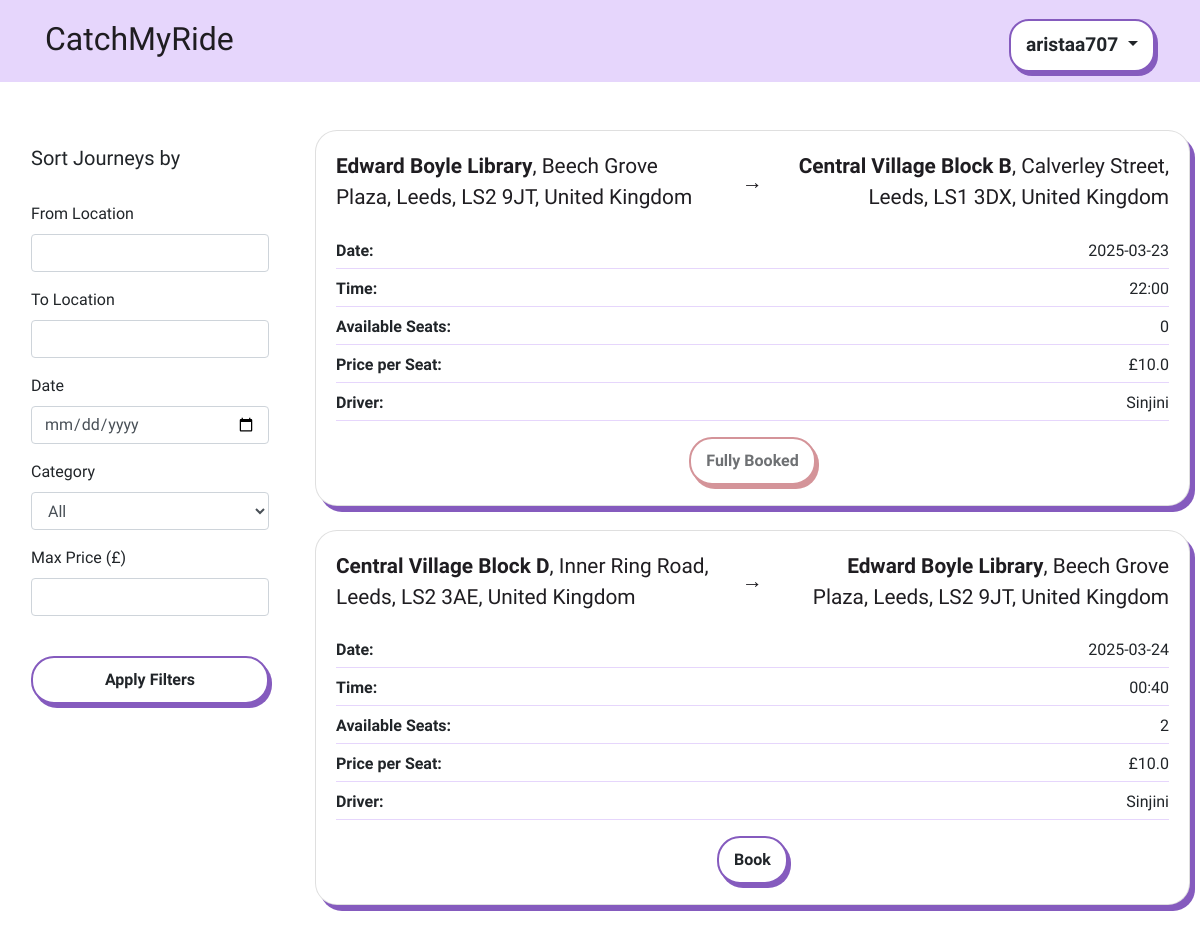
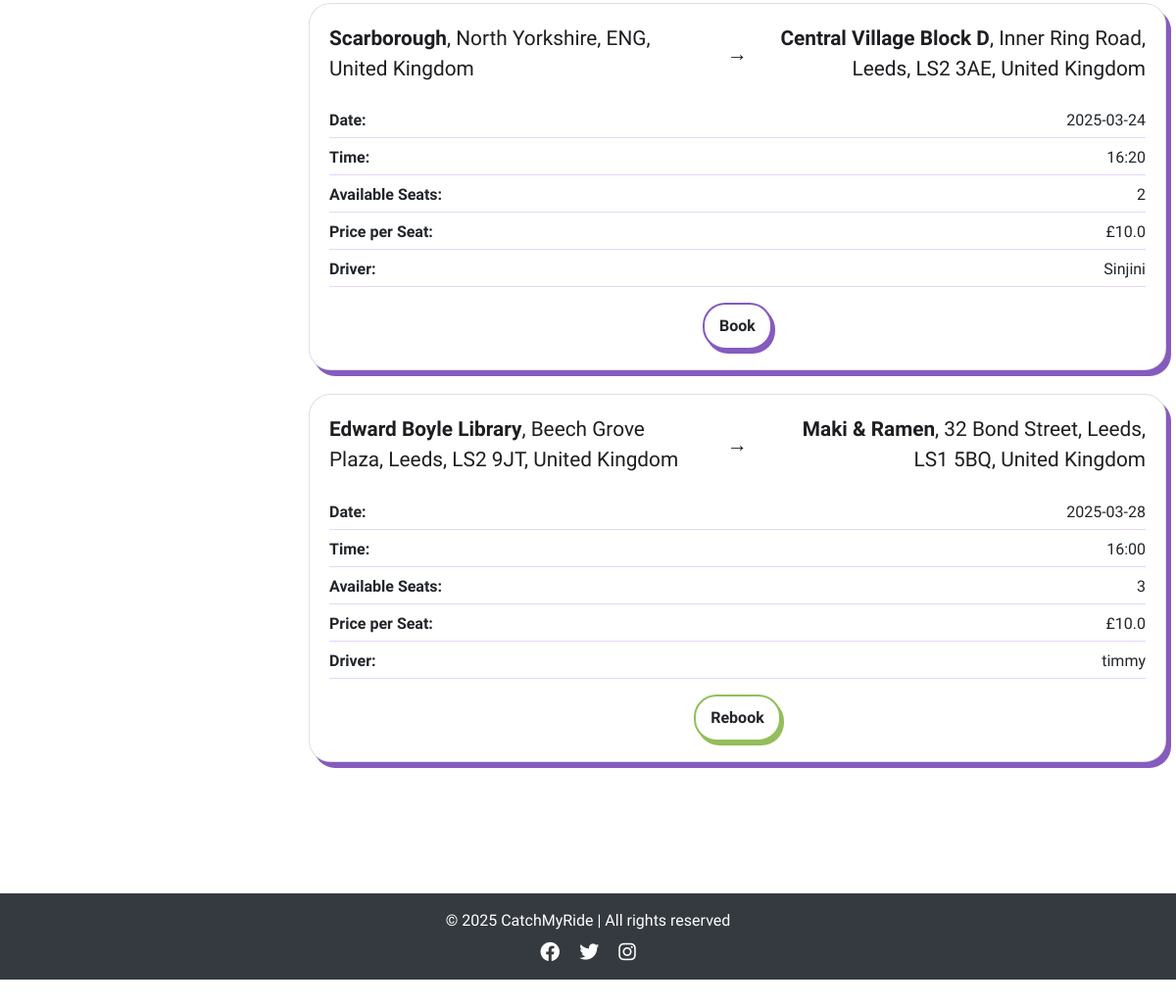
/view_journeys (signed in), run on the app's committed database (2 pictures, top to bottom).
### app/models.py (models this page shows, shortened)
class User(db.Model, UserMixin):
    id = db.Column(db.Integer, primary_key=True)
    username = db.Column(db.String(100), unique=True, nullable=False)
    email = db.Column(db.String(150), unique=True, nullable=False)
    password_hash = db.Column(db.String(200), nullable=False)
    is_active = db.Column(db.Boolean, default=True) # to check if the user activation (user authentication)
    published_rides = db.relationship('publish_ride', backref='driver', lazy=True)
    booked_rides = db.relationship('publish_ride', secondary=passenger_rides, backref='passengers')

class publish_ride(db.Model):
    id = db.Column(db.Integer, primary_key=True)
    driver_id = db.Column(db.Integer, db.ForeignKey('user.id'), nullable=False)
    driver_name = db.Column(db.String(100), nullable=False)  # Added Driver Name
    from_location = db.Column(db.String(200), nullable=False)
    to_location = db.Column(db.String(200), nullable=False)
    date_time = db.Column(db.DateTime, nullable=True)  # Now optional
    available_seats_per_date = db.Column(db.JSON, nullable=True)
    price_per_seat = db.Column(db.Float, nullable=False)
    category = db.Column(db.String(50), nullable=False)
    recurrence_dates = db.Column(db.String(255), nullable=True)
    commute_times = db.Column(db.String(255), nullable=True)  # Stores commute time slots
    is_available = db.Column(db.Boolean, default=True)

### app/views.py (the view)
@app.route('/view_journeys')
def view_journeys():
    db.session.commit()
    db.session.expire_all()
    journeys = publish_ride.query.all()
    booked_journey_ids = set()
    if current_user.is_authenticated:
        booked_journey_ids = {booking.ride_id for booking in book_ride.query.filter_by(user_id=current_user.id).all()}
    for journey in journeys:
        try:
            journey.seat_tracking = json.loads(journey.available_seats_per_date) if journey.available_seats_per_date else {}
        except (json.JSONDecodeError, TypeError):
            journey.seat_tracking = {}  # Prevent errors if data is invalid
        journey.user_has_booked = journey.id in booked_journey_ids
    return render_template('view_journeys.html', journeys=journeys, user=current_user)

### app/views.py (called while the page is built)
@app.before_request
def check_redirect_after_login():
    if 'redirect_after_login' in session and current_user.is_authenticated:
        redirect_path = session.pop('redirect_after_login')
        return redirect(redirect_path)

@login_manager.user_loader
def load_user(user_id):
    return User.query.get(int(user_id))

@app.context_processor
def inject_user():
    return dict(user=current_user)

### app/templates/view_journeys.html (shortened to what this page needs)
{% extends "base.html" %}
{% block content %}
<div class="container-fluid my-5">
    <div class="row">
        <div class="col-md-3">
            <div class="filter-sidebar p-3">
                <h5>Sort Journeys by</h5>
                <br>
                <form id="journeyFilters">
                    <div class="mb-3">
                        <label for="filterFrom" class="form-label">From Location</label>
                        <input type="text" class="form-control" id="filterFrom">
                    </div>
                    <div class="mb-3">
                        <label for="filterTo" class="form-label">To Location</label>
                        <input type="text" class="form-control" id="filterTo">
                    </div>
                    <div class="mb-3">
                        <label for="filterDate" class="form-label">Date</label>
                        <input type="date" class="form-control" id="filterDate">
                    </div>
                    <div class="mb-3">
                        <label for="filterCategory" class="form-label">Category</label>
                        <select class="form-control" id="filterCategory">
                            <option value="">All</option>
                        </select>
                    </div>
                    <div class="mb-3">
                        <label for="filterPrice" class="form-label">Max Price (£)</label>
                        <input type="number" class="form-control" id="filterPrice">
                    </div>
                    <br>
                    <button type="button" id="applyFilters" class="btn btn-base btn-one w-100">Apply Filters</button>
                </form>
            </div>
        </div>
        <div class="col-md-9 card-list-container">
            {% if journeys %}
                <div class="row">
                    {% for journey in journeys %}
                        <div class="col-12 mb-4">
                            <div class="card">
                                <div class="card-body">
                                    <div class="journey-title-container">
                                        <div class="from">
                                            <strong>{{ journey.from_location.split(',')[0] }}</strong>{{ journey.from_location.replace(journey.from_location.split(',')[0], '') }}
                                        </div>
                                        <div class="arrow">→</div>
                                        <div class="to">
                                            <strong>{{ journey.to_location.split(',')[0] }}</strong>{{ journey.to_location.replace(journey.to_location.split(',')[0], '') }}
                                        </div>
                                    </div>
                                    <div class="journey-details">
                                        {% if journey.category == "one-time" %}
                                            <div class="detail-item">
                                                <span class="detail-heading">Date:</span>
                                                <span>{{ journey.date_time.strftime('%Y-%m-%d') }}</span>
                                            </div>
                                            <div class="detail-item">
                                                <span class="detail-heading">Time:</span>
                                                <span>{{ journey.date_time.strftime('%H:%M') }}</span>
                                            </div>
                                        {% endif %}
                                        <div class="detail-item">
                                            <span class="detail-heading">Available Seats:</span>
                                            <span>{{ journey.seat_tracking.values() | max if journey.seat_tracking else 0 }}</span>
                                        </div>
                                        <div class="detail-item">
                                            <span class="detail-heading">Price per Seat:</span>
                                            <span>£{{ journey.price_per_seat }}</span>
                                        </div>
                                        <div class="detail-item">
                                            <span class="detail-heading">Driver:</span>
                                            <span>{{ journey.driver_name }}</span>
                                        </div>
                                    </div>
                                    <div class="text-center mt-3">
                                        {% if user and journey.user_has_booked %}
                                            {% if journey.category == "one-time" %}
                                                <form action="{{ url_for('book_onetime', ride_id=journey.id) }}" method="get">
                                            {% elif journey.category == "commuting" %}
                                                <form action="{{ url_for('book_commuting', ride_id=journey.id) }}" method="get">
                                            {% endif %}
                                            <button type="submit" class="btn btn-base btn-green">Rebook</button>
                                        </form>
                                        {% else %}
                                            {% if journey.seat_tracking and journey.seat_tracking.values() | max > 0 %}
                                                {% if user.is_authenticated %}
                                                    {% if journey.category == "one-time" %}
                                                        <form action="{{ url_for('book_onetime', ride_id=journey.id) }}" method="get">
                                                    {% elif journey.category == "commuting" %}
                                                        <form action="{{ url_for('book_commuting', ride_id=journey.id) }}" method="get">
                                                    {% endif %}
                                                    <button type="submit" class="btn btn-base btn-one">Book</button>
                                                </form>
                                                {% else %}
                                                    <a href="{{ url_for('login') }}" class="btn btn-base btn-blue" data-bs-target="#loginModal" data-bs-toggle="modal" data-bs-dismiss="modal">Log in to Book</a>
                                                {% endif %}
                                            {% else %}
                                                <button class="btn btn-base btn-red" disabled>Fully Booked</button>
                                            {% endif %}
                                        {% endif %}
                                    </div>
                                </div>
                            </div>
                        </div>
                    {% endfor %}
                </div>
            {% else %}
                <p class="text-center mt-4">No journeys available at the moment.</p>
            {% endif %}
        </div>
    </div>
</div>
{% endblock %}

### app/templates/base.html (shortened to what this page needs)
<!DOCTYPE html>
<html lang="en">
<head>
    <link rel="stylesheet" href="https://stackpath.bootstrapcdn.com/bootstrap/4.2.1/css/bootstrap.min.css">
    <link rel="stylesheet" href="{{ url_for('static', filename='style.css') }}">
    <link rel="stylesheet" href="https://cdnjs.cloudflare.com/ajax/libs/font-awesome/6.0.0-beta3/css/all.min.css">
    <link href='https://unpkg.com/boxicons@2.1.4/css/boxicons.min.css' rel='stylesheet'>
    <link rel="stylesheet" href="https://cdn.jsdelivr.net/npm/flatpickr/dist/flatpickr.min.css">
    <link rel="stylesheet" href="https://unpkg.com/leaflet/dist/leaflet.css" />
</head>
<body>
    <nav class="navbar">
        <div class="container navbar-container d-flex align-items-baseline justify-content-between">
            <a class="navbar-brand navbar-logo" href="/" aria-label="Catch My Ride Logo" title="Go to home page">
                CatchMyRide
            </a>
            <div class="dropdown">
                {% if user.is_authenticated %}
                    <button class="btn btn-base btn-profile dropdown-toggle" type="button" id="profileDropdown" data-bs-toggle="dropdown" aria-haspopup="true" aria-expanded="false">
                        {{ user.username }}
                    </button>
                {% endif %}
            </div>
        </div>
    </nav>
    <main>
        {% block content %}{% endblock %}
    </main>
    <br>
    <footer class="bg-dark text-white text-center py-3 mt-5">
        <div class="container">
            <p class="mb-0">© 2025 CatchMyRide | All rights reserved</p>
            <div class="social-links mt-2">
                <a href="#" class="text-white mx-2"><i class="fa-brands fa-facebook fa-lg"></i></a>
                <a href="#" class="text-white mx-2"><i class="fa-brands fa-twitter fa-lg"></i></a>
                <a href="#" class="text-white mx-2"><i class="fa-brands fa-instagram fa-lg"></i></a>
            </div>
        </div>
    </footer>
</body>
</html>

### app/static/style.css (style rules this page uses)
body { margin: 0; background-color: #fff; font-family: "Oxanium", serif; font-weight: 300; }
.navbar .container { display: flex; flex-direction: row; align-items: center; justify-content: space-between; }
.navbar { background-color: #e6d6fc; text-align: center; padding: 10px 0; }
.navbar-logo, .navbar-logo:hover { color: #1f1d21; font-family: "Shrikhand", serif; font-size: 2rem; }
.btn-base { padding: 10px 15px; border-radius: 23px; font-weight: bold; transition: all 0.2s ease-in-out; background-color: white; color: var(--text-color); border: 2px solid var(--border-color); box-shadow: 3px 4px 0px var(--shadow-color); }
.btn-one { --color: #1f1d21; --border-color: #855bbe; --shadow-color: #855bbe; --bg-color: #e6d6fc; }
.btn-profile { --color: #1f1d21; --border-color: #855bbe; --bg-color: #e6d6fc; --shadow-color: #855bbe; font-size: 1.2rem; border-radius: 20px; }
.btn-red { --color: #1f1d21; --border-color: #BE5B63; --bg-color: #EEB9B9; --shadow-color: #BE5B63; }
.btn-green { --color: #1f1d21; --border-color: #94BE5B; --bg-color: #C9DEAD; --shadow-color: #94BE5B; }
.card { border-radius: 22px; box-shadow: 5px 6px 0px #855bbe; transition: transform 0.2s ease-in-out; }
.card-list-container { max-height: 80vh; overflow-y: auto; overflow-x: hidden; padding-right: 10px; }
.card .text-center { margin-top: 15px; }
.journey-title-container { display: flex; justify-content: space-between; align-items: center; text-align: center; font-size: 1.3rem; font-weight: 400; color: #1f1d21; margin-bottom: 25px; flex-wrap: nowrap; overflow-x: hidden; gap: 1rem; }
.journey-title-container .from { flex: 1; text-align: left; }
.journey-title-container .to { flex: 1; text-align: right; }
.journey-title-container .arrow { width: 40px; text-align: center; font-weight: bold; display: flex; align-items: center; justify-content: center; }
.journey-details { display: flex; flex-direction: column; gap: 8px; }
.detail-item { display: flex; justify-content: space-between; border-bottom: 1px solid #e6d6fc; padding-bottom: 5px; }
.detail-heading { font-weight: 600; }

### data on the page
User: username "aristaa707"
publish_ride: from_location "Edward Boyle Library", from_location.replace ", Beech Grove Plaza, Leeds, LS2 9JT, United Kingdom", to_location "Central Village Block B", to_location.replace ", Calverley Street, Leeds, LS1 3DX, United Kingdom", date_time "2025-03-23", date_time "22:00", seat_tracking.values|max "0", price_per_seat "10.0", driver_name "Sinjini", shows "Fully Booked"
publish_ride: from_location "Central Village Block D", from_location.replace ", Inner Ring Road, Leeds, LS2 3AE, United Kingdom", to_location "Edward Boyle Library", to_location.replace ", Beech Grove Plaza, Leeds, LS2 9JT, United Kingdom", date_time "2025-03-24", date_time "00:40", seat_tracking.values|max "2", price_per_seat "10.0", driver_name "Sinjini"
publish_ride: from_location "Scarborough", from_location.replace ", North Yorkshire, ENG, United Kingdom", to_location "Central Village Block D", to_location.replace ", Inner Ring Road, Leeds, LS2 3AE, United Kingdom", date_time "2025-03-24", date_time "16:20", seat_tracking.values|max "2", price_per_seat "10.0", driver_name "Sinjini"
publish_ride: from_location "Edward Boyle Library", from_location.replace ", Beech Grove Plaza, Leeds, LS2 9JT, United Kingdom", to_location "Maki & Ramen", to_location.replace ", 32 Bond Street, Leeds, LS1 5BQ, United Kingdom", date_time "2025-03-28", date_time "16:00", seat_tracking.values|max "3", price_per_seat "10.0", driver_name "timmy"
